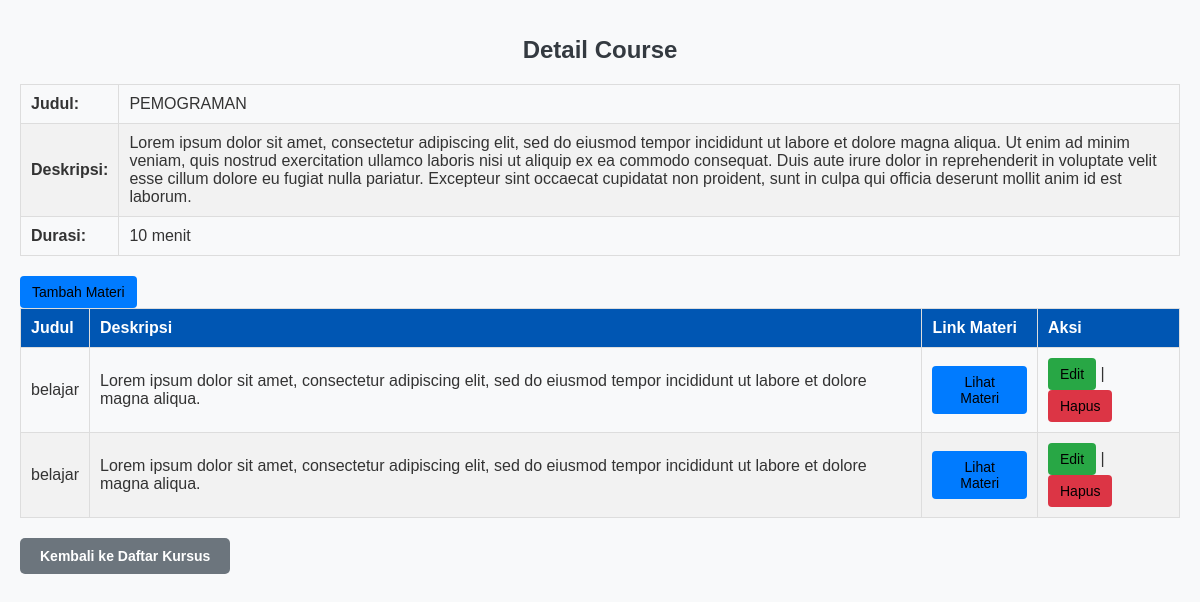
/course_details.php?id=2, run on the app's committed database.
### tables this page shows
CREATE TABLE `courses` (
  `id` int(11) NOT NULL,
  `title` varchar(255) NOT NULL,
  `description` text DEFAULT NULL,
  `duration` varchar(100) DEFAULT NULL
);

CREATE TABLE `materials` (
  `id` int(11) NOT NULL,
  `course_id` int(11) DEFAULT NULL,
  `title` varchar(255) NOT NULL,
  `description` text DEFAULT NULL,
  `embed_link` text DEFAULT NULL
);

### course_details.php (the view, shortened to what this page needs)
<?php
include 'db/connection.php';
if (isset($_GET['id'])) {
    $course_id = $_GET['id'];
    $course_sql = "SELECT * FROM courses WHERE id = '$course_id'";
    $course_result = $conn->query($course_sql);
    if ($course_result && $course_result->num_rows > 0) {
        $course = $course_result->fetch_assoc();
    } else {
        echo "Kursus tidak ditemukan atau query gagal.";
        exit;
    }
    $materials_sql = "SELECT * FROM materials WHERE course_id = '$course_id'";
    $materials_result = $conn->query($materials_sql);
} else {
    echo "ID kursus tidak ditemukan.";
    exit;
}
?>
<!DOCTYPE html>
<html lang="en">
<head>
    <link rel="stylesheet" href="css/style.css">
</head>
<body>
    <div class="course-details">
        <h1>Detail Course</h1>
        <div class="course-info">
            <table>
                <tr>
                    <td><strong>Judul:</strong></td>
                    <td><?= isset($course['title']) ? htmlspecialchars($course['title']) : 'N/A' ?></td>
                </tr>
                <tr>
                    <td><strong>Deskripsi:</strong></td>
                    <td><?= isset($course['description']) ? htmlspecialchars($course['description']) : 'N/A' ?></td>
                </tr>
                <tr>
                    <td><strong>Durasi:</strong></td>
                    <td><?= isset($course['duration']) ? htmlspecialchars($course['duration']) : 'N/A' ?> menit</td>
                </tr>
            </table>
        </div>
        <a href="add_material.php?course_id=<?= $course['id'] ?>" class="btn btn-blue">Tambah Materi</a>
        <?php if ($materials_result && $materials_result->num_rows > 0): ?>
            <table class="material-table">
                <thead>
                    <tr>
                        <th>Judul</th>
                        <th>Deskripsi</th>
                        <th>Link Materi</th>
                        <th>Aksi</th>
                    </tr>
                </thead>
                <tbody>
                    <?php while ($material = $materials_result->fetch_assoc()): ?>
                        <tr>
                            <td><?= htmlspecialchars($material['title']) ?></td>
                            <td><?= htmlspecialchars($material['description']) ?></td>
                            <td><a href="<?= htmlspecialchars($material['embed_link']) ?>" class="btn btn-blue" target="_blank">Lihat Materi</a></td>
                            <td>
                                <a href="edit_material.php?id=<?= $material['id'] ?>" class="btn btn-edit">Edit</a> |
                                <a href="delete_material.php?id=<?= $material['id'] ?>&course_id=<?= $course['id'] ?>" class="btn btn-delete" onclick="return confirmDelete('<?= addslashes($material['title']) ?>')">Hapus</a>
                            </td>
                        </tr>
                    <?php endwhile; ?>
                </tbody>
            </table>
        <?php else: ?>
            <p>Tidak ada materi untuk kursus ini.</p>
        <?php endif; ?>
        <a href="index.php" class="btn back-button">Kembali ke Daftar Kursus</a>
    </div>
</body>
</html>

### css/style.css (style rules this page uses)
.btn-edit { background-color: #28a745; }
.btn-delete { background-color: #dc3545; }
.btn { padding: 8px 12px; color: #000; text-decoration: none; border-radius: 4px; display: inline-block; font-size: 14px; text-align: center; }
.btn-edit { background-color: #28a745; color: #000; }
.btn-delete { background-color: #dc3545; color: #000; }
.btn-blue { background-color: #007bff; color: #000; }
body { font-family: Arial, sans-serif; background-color: #f4f4f4; color: #333; margin: 0; padding: 20px; }
h1 { text-align: center; color: #0056b3; margin-bottom: 20px; }
table { width: 100%; border-collapse: collapse; margin-bottom: 20px; }
table, th, td { border: 1px solid #ddd; }
th, td { padding: 10px; text-align: left; }
th { background-color: #0056b3; color: #fff; }
tr:nth-child(even) { background-color: #f2f2f2; }
a { color: #0056b3; text-decoration: none; }
h1, h2, h3 { text-align: center; color: #0056b3; }
h1 { text-align: center; margin-bottom: 20px; color: #0056b3; }
body { font-family: Arial, sans-serif; margin: 20px; }
h1 { text-align: center; color: #333; }
body { font-family: Arial, sans-serif; background-color: #f8f9fa; margin: 0; padding: 20px; }
h1 { font-size: 24px; margin-bottom: 20px; color: #343a40; }
.back-button { display: inline-block; padding: 10px 20px; margin-bottom: 20px; background-color: #6c757d; color: white; text-decoration: none; border-radius: 5px; font-weight: bold; }

### data on the page
courses: title "PEMOGRAMAN", description "Lorem ipsum dolor sit amet, consectetur adipiscing elit, sed do eiusmod tempor incididunt ut labore et dolore magna aliqua. Ut enim ad minim veniam, quis nostrud exercitation ullamco laboris nisi ut aliquip ex ea commodo consequat. Duis aute irure dolor in reprehenderit in voluptate velit esse cillum dolore eu fugiat nulla pariatur. Excepteur sint occaecat cupidatat non proident, sunt in culpa qui officia deserunt mollit anim id est laborum.", duration "10"
materials: title "belajar", description "Lorem ipsum dolor sit amet, consectetur adipiscing elit, sed do eiusmod tempor incididunt ut labore et dolore magna aliqua."
materials: title "belajar", description "Lorem ipsum dolor sit amet, consectetur adipiscing elit, sed do eiusmod tempor incididunt ut labore et dolore magna aliqua."
